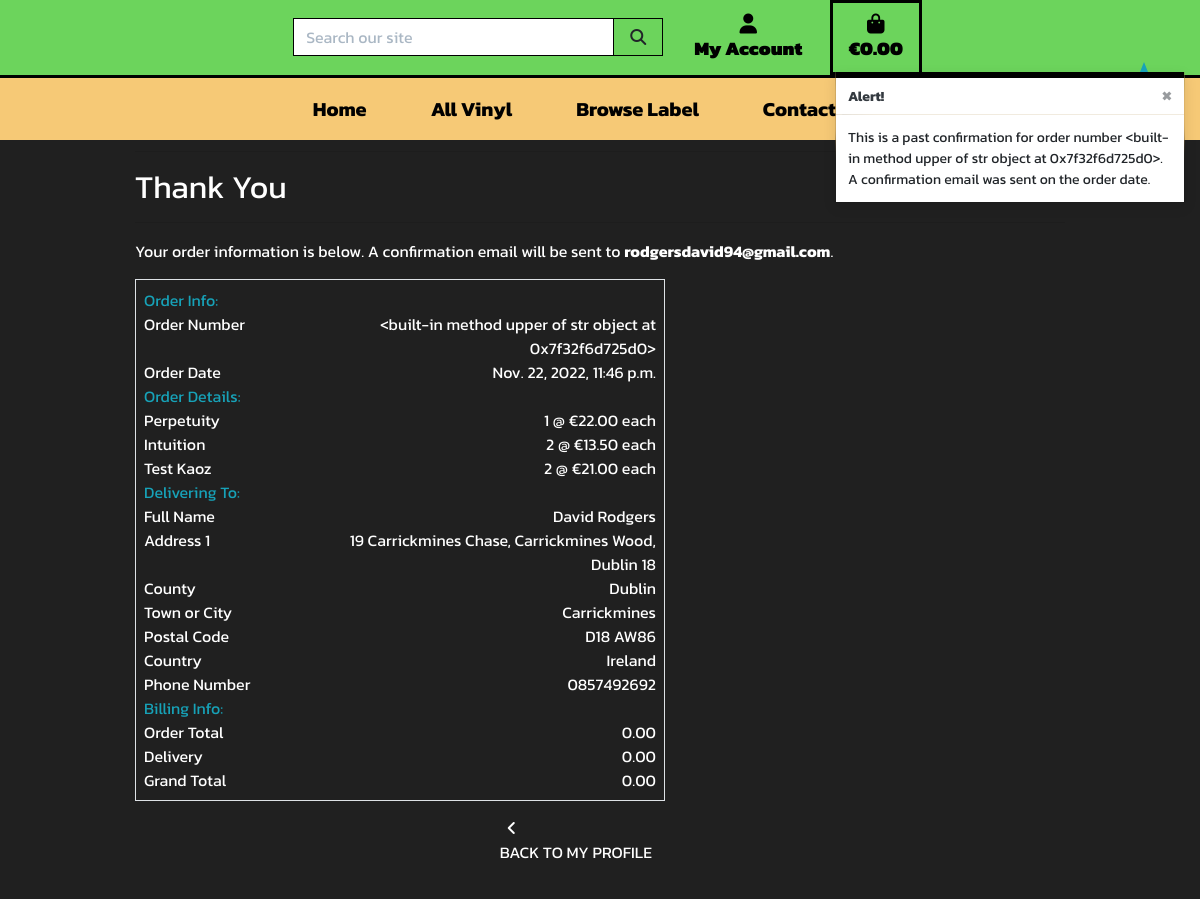
Page /profile/order_history/<built-in method upper of str object at 0x7f32f6d725d0> on the committed database.
### checkout/models.py (models this page shows, shortened)
class Order(models.Model):
    order_number = models.CharField(max_length=32, null=False, editable=False)
    user_profile = models.ForeignKey(UserProfile, on_delete=models.SET_NULL,
                                     null=True, blank=True,
                                     related_name='orders'
                                     )
    full_name = models.CharField(max_length=50, null=False, blank=False)
    email = models.EmailField(max_length=254, null=False, blank=False)
    phone_number = models.CharField(max_length=20, null=False, blank=False)
    country = CountryField(blank_label='Country *', null=False, blank=False)
    town_or_city = models.CharField(max_length=40, null=False, blank=False)
    street_address1 = models.CharField(max_length=80, null=False, blank=False)
    street_address2 = models.CharField(max_length=80, null=True, blank=True)
    postcode = models.CharField(max_length=20, null=True, blank=True)
    county = models.CharField(max_length=80, null=True, blank=True)
    date = models.DateTimeField(auto_now_add=True)
    delivery_cost = models.DecimalField(
        max_digits=6, decimal_places=2, null=False, default=0
    )
    order_total = models.DecimalField(
        max_digits=10, decimal_places=2, null=False, default=0
    )
    grand_total = models.DecimalField(
        max_digits=10, decimal_places=2, null=False, default=0
    )
    original_basket = models.TextField(null=False, blank=False, default='')
    stripe_pid = models.CharField(
        max_length=254, null=False, blank=False, default=''
    )
    class Meta:
        ordering = ['-date']

class ItemCheckout(models.Model):
    order = models.ForeignKey(
        Order, null=False, blank=False, on_delete=models.CASCADE,
        related_name='itemcheckout'
    )
    record = models.ForeignKey(
        Record, null=False, blank=False, on_delete=models.CASCADE
    )
    quantity = models.IntegerField(null=False, blank=False, default=0)
    item_total = models.DecimalField(
        max_digits=6, decimal_places=2, null=False, blank=False, editable=False
    )

### products/models.py (models this page shows, shortened)
class Record(models.Model):
    label = models.ForeignKey(
        'Label', Label, default=False,
    )
    title = models.CharField(max_length=254)
    artist = models.CharField(max_length=254)
    price = models.DecimalField(max_digits=5, decimal_places=2)
    description = models.TextField(null=True, blank=True)
    stock_quantity = models.IntegerField(default=1)
    track_list_1 = models.TextField(default="Track")
    track_list_2 = models.TextField(default="Track")
    track_list_3 = models.TextField(default="Track")
    track_list_4 = models.TextField(default="Track")
    track_list_5 = models.TextField(default="Track")
    track_list_6 = models.TextField(default="Track")
    image_url = models.URLField(max_length=1024, null=True, blank=True)
    image = models.ImageField(null=True, blank=True)

### profiles/views.py (the view)
def order_history(request, order_number):
    order = get_object_or_404(Order, order_number=order_number)
    messages.info(request, (
        f'This is a past confirmation for order number {order_number}. '
        'A confirmation email was sent on the order date.'
    ))
    template = 'checkout/checkout_success.html'
    context = {
        'order': order,
        'from_profile': True,
    }
    return render(request, template, context)

### basket/contexts.py (called while the page is built, shortened)
def basket_contents(request):
    basket_items = []
    total = 0
    record_count = 0
    basket = request.session.get('basket', {})
    delivery = total * Decimal(settings.DELIVERY_PERCENTAGE / 100)
    grand_total = total + delivery
    context = {
        'basket_items': basket_items,
        'total': total,
        'record_count': record_count,
        'delivery': delivery,
        'grand_total': grand_total,
    }
    return context

### checkout/templates/checkout/checkout_success.html (shortened to what this page needs)
{% extends "base.html" %}
{% load static %}
{% block extra_css %}
    <link rel="stylesheet" href="{% static 'checkout/css/checkout.css' %}">
{% endblock %}
{% block page_header %}
    <div class="container header-container">
    </div>
{% endblock %}
{% block content %}
    <div class="container">
        <div class="row">
            <div class="col">
                <hr>
                <h2 class="font-weight-normal text-white">Thank You</h2>
                <hr>
                <p class="text-white">Your order information is below.
                    A confirmation email will be sent to <strong>{{ order.email }}</strong>.</p>
            </div>
        </div>
        <div class="row">
            <div class="col-12 col-lg-7">
                <div class="order-confirmation-wrapper p-2 border">
                    <div class="row">
                        <div class="col">
                            <span class="text-info">Order Info:</span>
                        </div>
                    </div>
                    <div class="row">
                        <div class="col-12 col-md-4">
                            <p class="mb-0 text-white font-weight-normal">Order Number</p>
                        </div>
                        <div class="col-12 col-md-8 text-md-right">
                            <p class="mb-0 text-white">{{ order.order_number }}</p>
                        </div>
                    </div>
                    <div class="row">
                        <div class="col-12 col-md-4">
                            <p class="mb-0 text-white font-weight-normal">Order Date</p>
                        </div>
                        <div class="col-12 col-md-8 text-md-right">
                            <p class="mb-0 text-white">{{ order.date }}</p>
                        </div>
                    </div>
                    <div class="row">
                        <div class="col">
                            <span class="text-info">Order Details:</span>
                        </div>
                    </div>
                    {% for item in order.itemcheckout.all %}
                    <div class="row">
                        <div class="col-12 col-md-4">
                            <p class="mb-0 text-white font-weight-normal">
                                {{ item.record.title }}
                            </p>
                        </div>
                        <div class="col-12 col-md-8 text-md-right">
                            <p class="mb-0 text-white" text-white>{{ item.quantity }} @ €{{ item.record.price }} each</p>
                        </div>
                    </div>
                    {% endfor %}
                    <div class="row">
                        <div class="col">
                            <span class="text-info">Delivering To:</span>
                        </div>
                    </div>
                    <div class="row">
                        <div class="col-12 col-md-4">
                            <p class="mb-0 text-white font-weight-normal">Full Name</p>
                        </div>
                        <div class="col-12 col-md-8 text-md-right">
                            <p class="mb-0 text-white">{{ order.full_name }}</p>
                        </div>
                    </div>
                    <div class="row">
                        <div class="col-12 col-md-4">
                            <p class="mb-0 text-white font-weight-normal">Address 1</p>
                        </div>
                        <div class="col-12 col-md-8 text-md-right">
                            <p class="mb-0 text-white">{{ order.street_address1 }}</p>
                        </div>
                    </div>
                    {% if order.county %}
                    <div class="row">
                        <div class="col-12 col-md-4">
                            <p class="mb-0 text-white font-weight-normal">County</p>
                        </div>
                        <div class="col-12 col-md-8 text-md-right">
                            <p class="mb-0 text-white">{{ order.county }}</p>
                        </div>
                    </div>
                    {% endif %}
                    <div class="row">
                        <div class="col-12 col-md-4">
                            <p class="mb-0 text-white font-weight-normal">Town or City</p>
                        </div>
                        <div class="col-12 col-md-8 text-md-right">
                            <p class="mb-0 text-white">{{ order.town_or_city }}</p>
                        </div>
                    </div>
                    {% if order.postcode %}
                    <div class="row">
                        <div class="col-12 col-md-4">
                            <p class="mb-0 text-white font-weight-normal">Postal Code</p>
                        </div>
                        <div class="col-12 col-md-8 text-md-right">
                            <p class="mb-0 text-white">{{ order.postcode }}</p>
                        </div>
                    </div>
                    {% endif %}
                    <div class="row">
                        <div class="col-12 col-md-4">
                            <p class="mb-0 text-white font-weight-normal">Country</p>
                        </div>
                        <div class="col-12 col-md-8 text-md-right">
                            <p class="mb-0 text-white">{{ order.country }}</p>
                        </div>
                    </div>
                    <div class="row">
                        <div class="col-12 col-md-4">
                            <p class="mb-0 text-white font-weight-normal">Phone Number</p>
                        </div>
                        <div class="col-12 col-md-8 text-md-right">
                            <p class="mb-0 text-white">{{ order.phone_number }}</p>
                        </div>
                    </div>
                    <div class="row">
                        <div class="col">
                            <span class="text-info">Billing Info:</span>
                        </div>
                    </div>
                    <div class="row">
                        <div class="col-12 col-md-4">
                            <p class="mb-0 text-white font-weight-normal">Order Total</p>
                        </div>
                        <div class="col-12 col-md-8 text-md-right">
                            <p class="mb-0 text-white">{{ order.order_total }}</p>
                        </div>
                    </div>
                    <div class="row">
                        <div class="col-12 col-md-4">
                            <p class="mb-0 text-white font-weight-normal">Delivery</p>
                        </div>
                        <div class="col-12 col-md-8 text-md-right">
                            <p class="mb-0 text-white">{{ order.delivery_cost }}</p>
                        </div>
                    </div>
                    <div class="row">
                        <div class="col-12 col-md-4">
                            <p class="mb-0 text-white font-weight-normal">Grand Total</p>
                        </div>
                        <div class="col-12 col-md-8 text-md-right">
                            <p class="mb-0 text-white">{{ order.grand_total }}</p>
                        </div>
                    </div>
                </div>
            </div>
        </div>
        <div class="row">
			<div class="col-12 col-lg-7 text-right">
                {% if from_profile %}
                    <a href="{% url 'profile' %}" class="btn btn-white rounded-0 my-2">
                        <span class="icon mr-2 text-white">
                            <i class="fas fa-angle-left"></i>
                        </span>
                        <span class="text-uppercase text-white">Back to my Profile</span>
                    </a>
                {% endif %}
			</div>
		</div>
    </div>
{% endblock %}

### static/css/base.css (style rules this page uses)
html { height: 100%; }
body { font-family: Kanit, sans-serif; background: rgba(0, 0, 0, 0.874); height: calc(100vh - 164px); margin: 0; padding: 0; }
.header-container { margin-top: -2.45%; }
.icon { align-items: center; display: block; justify-content: center; height: 1.5rem; width: 1.5rem; }
@media (min-width: 1200px) { .container { max-width: 80%; } }
@media (min-width: 992px) { .header-container { padding-top: 164px; } }

### rows in the picture
Order: email "rodgersdavid94@gmail.com", order_number "<built-in method upper of str object at 0x7f32f6d725d0>", date "Nov. 22, 2022, 11:46 p.m.", full_name "David Rodgers", street_address1 "19 Carrickmines Chase, Carrickmines Wood, Dublin 18", county "Dublin", town_or_city "Carrickmines", postcode "D18 AW86", country "Ireland", phone_number "0857492692", order_total "0.00", delivery_cost "0.00", grand_total "0.00"
ItemCheckout: record "Perpetuity", quantity "1", record.price "22.00"
ItemCheckout: record "Intuition", quantity "2", record.price "13.50"
ItemCheckout: record "Test Kaoz", quantity "2", record.price "21.00"

### other values in the picture
{{ message }} "This is a past confirmation for order number <built-in method upper of str object at 0x7f32f6d725d0>. A confirmation email was sent on the order date."
